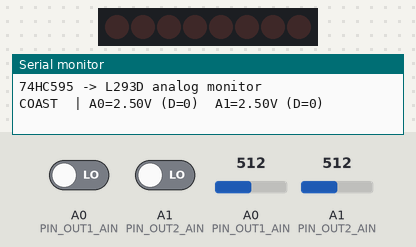
This sketch was run on a simulated Arduino Uno, built with avr-gcc and run on an emulated ATmega328P. On the bench: 8 shift-register outputs drawn as a row of LEDs (first output left, lit = HIGH), the last lines printed to the serial monitor. Wiring (inferred from the names in the program): shift register (74HC595): data pin 8; shift clock pin 4; latch pin 12; OE pin 7. Wiring (inferred from the signals the program sends): row of LEDs: on Q0, Q1, Q2, Q3, Q4, Q5, Q6, Q7. The inputs (shaded band) are chosen by the test bench; at power-on: A0 (PIN_OUT1_AIN) LOW, A0 (PIN_OUT1_AIN) = 512, A1 (PIN_OUT2_AIN) LOW, A1 (PIN_OUT2_AIN) = 512.

Above: at 0.7 s.
At 1.8 s:
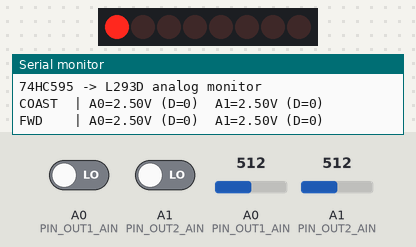
At 2.9 s:
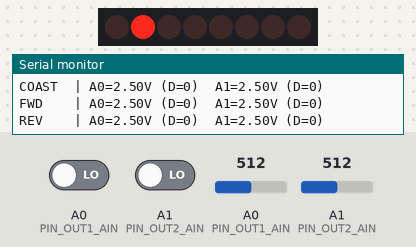
At 4.0 s:
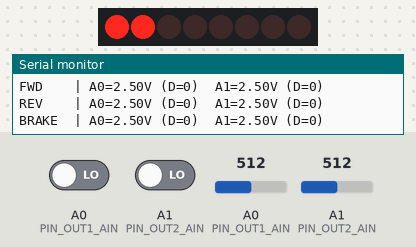
Timing chart, 0 to 5.8 s (numbered marks = the images above):
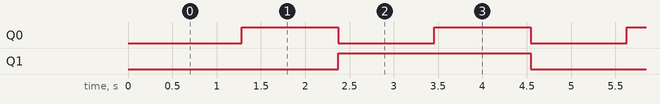

Measured:
- by itself, Q0: alternates HIGH for 1.1 s and LOW for 1.1 s
- by itself, Q1: alternates HIGH for 2.2 s and LOW for 2.2 s
- by itself, everything shown: repeats every 4.3 s, in 4 steps

The sketch:

sketch_nov12a.ino
```cpp
/*
  74HC595 -> L293D analog monitor (readability version)
  Wiring:
    - 74HC595 Q0 -> L293D IN1 (pin 2)
    - 74HC595 Q1 -> L293D IN2 (pin 7)
    - L293D EN1,2 (pin 1) = 5V (or PWM later)
    - L293D VCC2 (pin 8) = 5V (bench test)
    - L293D VCC1 (pin 16) = 5V
    - GND common: Arduino, 74HC595, L293D (pins 4,5,12,13)

  Analog taps:
    - L293D OUT1 (pin 3) -> A0  + 10kΩ to GND
    - L293D OUT2 (pin 6) -> A1  + 10kΩ to GND

  Serial Monitor: 115200 baud
*/

#include <Arduino.h>

// ---------------- Pin assignments (Arduino -> 74HC595) ----------------
const uint8_t PIN_SER   = 8;   // 74HC595 SER (pin 14)
const uint8_t PIN_RCLK  = 12;  // 74HC595 RCLK / LATCH (pin 12)
const uint8_t PIN_SRCLK = 4;   // 74HC595 SRCLK / SHIFT (pin 11)
const uint8_t PIN_OE    = 7;   // 74HC595 /OE  (pin 13, active LOW)

// ---------------- Analog inputs (Arduino) ----------------
const uint8_t PIN_OUT1_AIN = A0;  // from L293D OUT1 (pin 3)
const uint8_t PIN_OUT2_AIN = A1;  // from L293D OUT2 (pin 6)

// ---------------- Misc constants ----------------
const float   VREF          = 5.0;      // ADC reference (Uno default)
const uint8_t ADC_AVG_N     = 8;        // how many samples to average
const uint16_t SETTLE_MS    = 80;       // settle time after shifting
const uint16_t PAUSE_MS     = 1000;     // pause between states

// Bit positions in the 74HC595 byte (matching Q0->IN1, Q1->IN2)
const uint8_t BIT_IN1 = 0;  // Q0
const uint8_t BIT_IN2 = 1;  // Q1

// Prebuilt patterns for clarity
const uint8_t PAT_COAST  = (0 << BIT_IN1) | (0 << BIT_IN2); // 0b00000000
const uint8_t PAT_FWD    = (1 << BIT_IN1) | (0 << BIT_IN2); // 0b00000001
const uint8_t PAT_REV    = (0 << BIT_IN1) | (1 << BIT_IN2); // 0b00000010
const uint8_t PAT_BRAKE  = (1 << BIT_IN1) | (1 << BIT_IN2); // 0b00000011

// ---------------- Helpers ----------------
void shift595Write(uint8_t value) {
  digitalWrite(PIN_RCLK, LOW);
  shiftOut(PIN_SER, PIN_SRCLK, MSBFIRST, value);
  digitalWrite(PIN_RCLK, HIGH);
}

int analogReadStable(uint8_t pin, uint8_t samples = ADC_AVG_N) {
  // Throw away first sample to settle mux/sample-cap
  analogRead(pin);
  long acc = 0;
  for (uint8_t i = 0; i < samples; i++) {
    acc += analogRead(pin);
    delayMicroseconds(150);
  }
  return (int)(acc / samples);
}

void reportState(const __FlashStringHelper* label) {
  const int r0 = analogReadStable(PIN_OUT1_AIN);
  const int r1 = analogReadStable(PIN_OUT2_AIN);

  const float v0 = r0 * (VREF / 1023.0f);
  const float v1 = r1 * (VREF / 1023.0f);

  // Digital interpretation as sanity check
  pinMode(PIN_OUT1_AIN, INPUT);
  pinMode(PIN_OUT2_AIN, INPUT);
  const int d0 = digitalRead(PIN_OUT1_AIN);
  const int d1 = digitalRead(PIN_OUT2_AIN);

  Serial.print(label);
  Serial.print(F(" | A0=")); Serial.print(v0, 2); Serial.print(F("V (D=")); Serial.print(d0); Serial.print(F(")"));
  Serial.print(F("  A1=")); Serial.print(v1, 2); Serial.print(F("V (D=")); Serial.print(d1); Serial.println(F(")"));
}

// ---------------- Arduino lifecycle ----------------
void setup() {
  pinMode(PIN_SER,   OUTPUT);
  pinMode(PIN_RCLK,  OUTPUT);
  pinMode(PIN_SRCLK, OUTPUT);
  pinMode(PIN_OE,    OUTPUT);
  digitalWrite(PIN_OE, LOW); // enable 74HC595 outputs

  Serial.begin(115200);
  delay(200);
  Serial.println(F("74HC595 -> L293D analog monitor"));
}

void loop() {
  // COAST: IN1=0, IN2=0  -> both outputs ~0V
  shift595Write(PAT_COAST);
  delay(SETTLE_MS);
  reportState(F("COAST "));
  delay(PAUSE_MS);

  // FORWARD: IN1=1, IN2=0 -> OUT1 ~ (VCC2 - ~1.2..1.8V), OUT2 ~ 0V
  shift595Write(PAT_FWD);
  delay(SETTLE_MS);
  reportState(F("FWD   "));
  delay(PAUSE_MS);

  // REVERSE: IN1=0, IN2=1 -> OUT1 ~ 0V, OUT2 ~ (VCC2 - ~1.2..1.8V)
  shift595Write(PAT_REV);
  delay(SETTLE_MS);
  reportState(F("REV   "));
  delay(PAUSE_MS);

  // BRAKE: IN1=1, IN2=1 -> both high (no differential across motor)
  shift595Write(PAT_BRAKE);
  delay(SETTLE_MS);
  reportState(F("BRAKE "));
  delay(PAUSE_MS);
}
```
